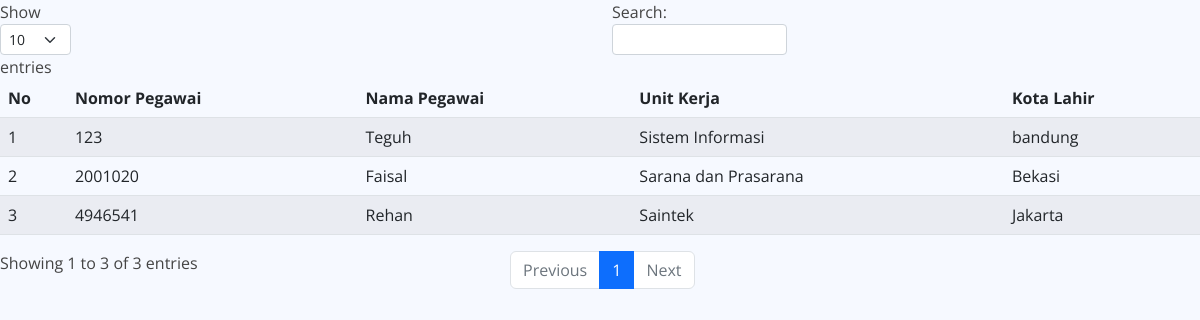
The page /index.php/pimpinan/view/datatendik on the database as committed earlier.
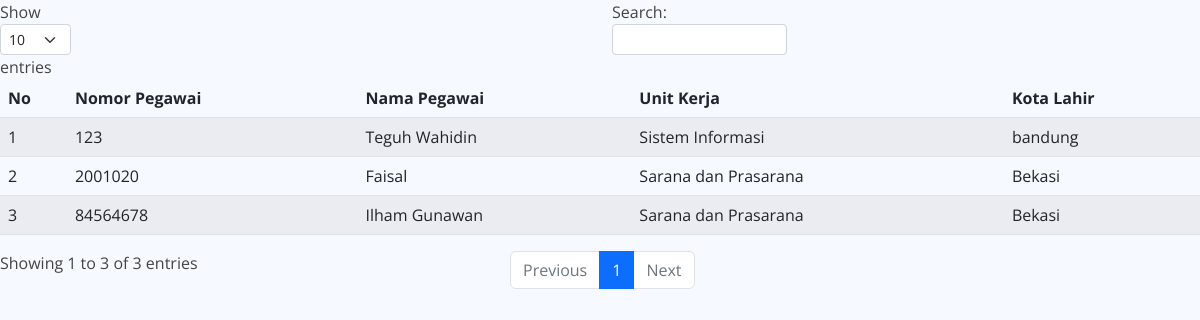
The same page on the database as committed later.
### tables this page shows
CREATE TABLE `tendik` (
  `no_pegawai` varchar(16) NOT NULL,
  `status` varchar(2) NOT NULL,
  `id_pegawai` varchar(16) NOT NULL,
  `id_unit` varchar(15) NOT NULL,
  `id_jabatan` varchar(10) NOT NULL
);

CREATE TABLE `pegawai` (
  `id_pegawai` varchar(16) NOT NULL,
  `nama` varchar(50) NOT NULL,
  `gelar_depan` varchar(50) NOT NULL,
  `gelar_belakang` varchar(50) NOT NULL,
  `nik` varchar(16) NOT NULL,
  `alamat` text DEFAULT NULL,
  `email` varchar(50) DEFAULT NULL,
  `tanggal_lahir` date DEFAULT NULL,
  `tempat-lahir` varchar(30) DEFAULT NULL,
  `jenis_kelamin` enum('L','P') DEFAULT NULL,
  `agama` varchar(12) DEFAULT NULL,
  `kontak` varchar(13) DEFAULT NULL,
  `pendidikan` varchar(4) NOT NULL,
  `status_pernikahan` enum('Lajang','Menikah') DEFAULT NULL,
  `no_sk_pegawai` varchar(50) DEFAULT NULL,
  `tmt_pegawai` date DEFAULT NULL,
  `foto_peg` varchar(256) NOT NULL
);

CREATE TABLE `unit` (
  `id_unit` varchar(15) NOT NULL,
  `nama_unit` varchar(50) NOT NULL
);

### application/controllers/pimpinan/View.php (called while the page is built, shortened)
<?php
class View extends CI_Controller {
    function __construct() {
        $this->load->model('Model_pimpinan');
        $this->load->model('Model_master');
    }
    public function datatendik() {
        $data['datatendik'] = $this->Model_pimpinan->getDataTendik();
        $this->load->view('pimpinan/view_tendik',$data);
    }
}

### index.php (called while the page is built, shortened)
<?php
require_once BASEPATH.'core/CodeIgniter.php';

### application/models/Model_pimpinan.php (called while the page is built, shortened)
<?php
    class Model_pimpinan extends CI_Model{
        public function getDataTendik(){
            $this->db->select('* , pegawai.nama as namapeg, unit.nama_unit as unitkerja');
            $this->db->from('tendik');
            $this->db->join('pegawai', 'pegawai.id_pegawai = tendik.id_pegawai');
            $this->db->join('unit', 'unit.id_unit = tendik.id_unit');
            $query = $this->db->get();
            return $query->result_array();
        }
    }

### application/views/pimpinan/view_tendik.php (the view, shortened to what this page needs)
<head>
</head>
<body>
<table class="table table-striped" id="tabel_tendik">
   <thead>
      <tr>
         <th>No</th>
         <th>Nomor Pegawai</th>
         <th>Nama Pegawai</th>
         <th>Unit Kerja</th>
         <th>Kota Lahir</th>
      </tr>
   </thead>
   <tbody>
      <?php
	$no = 1;
	foreach ($datatendik as $tendik){
      ?>
	   <tr><td><?php echo $no++; ?></td>
	      <td><?php echo $tendik['no_pegawai'];  ?></td>
	      <td><?php echo $tendik['namapeg']; ?></td>
         <td><?php echo $tendik['unitkerja']; ?></td>
         <td><?php echo $tendik['tempat-lahir']; ?></td>
	   </tr>
      <?php
	}
      ?>
   </tbody>
</table>

Rows that differ between the two databases and show on the page:
removed tendik: no_pegawai "4946541", id_pegawai.nama "Rehan", id_unit.nama_unit "Saintek", id_pegawai "Jakarta"
changed through a linked row, tendik "Sistem Informasi": id_pegawai.nama "Teguh" → "Teguh Wahidin"
added tendik: no_pegawai "84564678", id_pegawai.nama "Ilham Gunawan", id_unit.nama_unit "Sarana dan Prasarana", id_pegawai "Bekasi"
